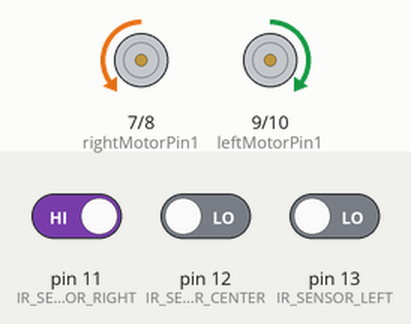
This sketch was run on a simulated Arduino Uno, built with avr-gcc and run on an emulated ATmega328P. On the bench: motor-driver pin pairs drawn as motors (green arrow = first pin HIGH = forward, orange = second pin HIGH = backward, longer = more drive, scaled by the enable pin). The inputs (shaded band) are chosen by the test bench; at power-on: pin 11 (IR_SENSOR_RIGHT) HIGH, pin 12 (IR_SENSOR_CENTER) LOW, pin 13 (IR_SENSOR_LEFT) LOW.

Above: at 1.2 s.
1.3 s: pin 11 (IR_SENSOR_RIGHT) driven LOW
At 2.0 s:
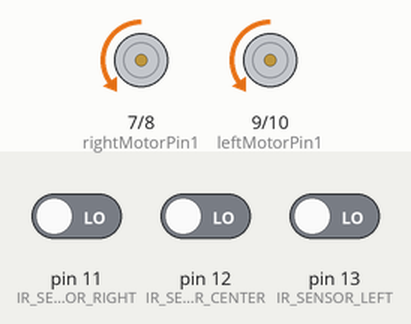
2.8 s: pin 12 (IR_SENSOR_CENTER) driven HIGH
At 3.2 s:
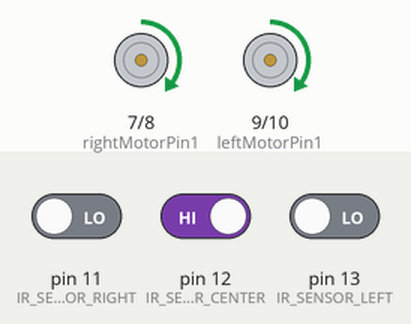
4.3 s: pin 13 (IR_SENSOR_LEFT) driven HIGH
At 5.5 s:
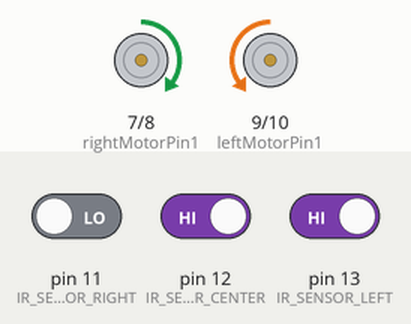
5.8 s: pin 13 (IR_SENSOR_LEFT) driven LOW
At 6.7 s:
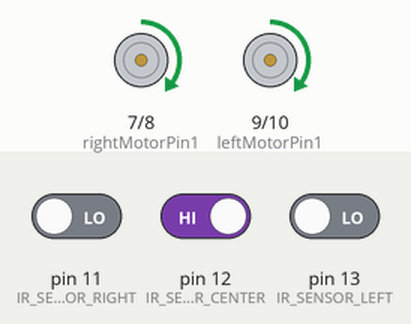
7.3 s: pin 11 (IR_SENSOR_RIGHT) driven HIGH
At 7.8 s:
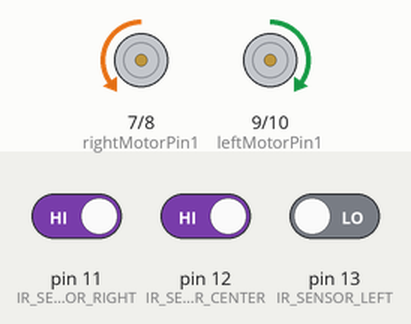
Timing chart, 0 to 9.8 s (numbered marks = the images above; inputs shaded):
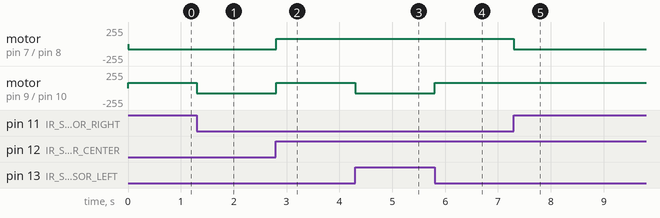

The sketch:

ardino.ino
```cpp
#define IR_SENSOR_LEFT 13
#define IR_SENSOR_CENTER 12
#define IR_SENSOR_RIGHT 11
#define MOTOR_SPEED 80

//Right motor
int enableRightMotor=5;
int rightMotorPin1=7;
int rightMotorPin2=8;

//Left motor
int enableLeftMotor=6;
int leftMotorPin1=9;
int leftMotorPin2=10;

void setup()
{
  //The problem with TT gear motors is that, at very low pwm value it does not even rotate.
  //If we increase the PWM value then it rotates faster and our robot is not controlled in that speed and goes out of line.
  //For that we need to increase the frequency of analogWrite.
  //Below line is important to change the frequency of PWM signal on pin D5 and D6
  //Because of this, motor runs in controlled manner (lower speed) at high PWM value.
  //This sets frequecny as 7812.5 hz.
  TCCR0B = TCCR0B & B11111000 | B00000010 ;

  // put your setup code here, to run once:
  pinMode(enableRightMotor, OUTPUT);
  pinMode(rightMotorPin1, OUTPUT);
  pinMode(rightMotorPin2, OUTPUT);

  pinMode(enableLeftMotor, OUTPUT);
  pinMode(leftMotorPin1, OUTPUT);
  pinMode(leftMotorPin2, OUTPUT);

  pinMode(IR_SENSOR_RIGHT, INPUT);
  pinMode(IR_SENSOR_LEFT, INPUT);
  pinMode(IR_SENSOR_CENTER, INPUT);
  rotateMotor(0,0);
}


void loop()
{

  int rightIRSensorValue = digitalRead(IR_SENSOR_RIGHT);
  int leftIRSensorValue = digitalRead(IR_SENSOR_LEFT);
  int centerIRSensorValue = digitalRead(IR_SENSOR_CENTER);

  //If none of the sensors detects black line, then go straight
  if (rightIRSensorValue == LOW && centerIRSensorValue == LOW && leftIRSensorValue == LOW )
  {
    rotateMotor(-MOTOR_SPEED, -MOTOR_SPEED);
  }
  //If right sensor detects black line, then turn right
  else if (rightIRSensorValue == HIGH && centerIRSensorValue == HIGH && leftIRSensorValue == HIGH )
  {
      rotateMotor(-MOTOR_SPEED, -MOTOR_SPEED);
  }
  //If left sensor detects black line, then turn left
  else if (rightIRSensorValue == LOW && centerIRSensorValue == HIGH && leftIRSensorValue == LOW )
  {
      rotateMotor(MOTOR_SPEED, MOTOR_SPEED);
  }
  else if (rightIRSensorValue == HIGH && centerIRSensorValue == LOW && leftIRSensorValue == HIGH )
  {
      rotateMotor(-MOTOR_SPEED, MOTOR_SPEED);
  }
  else if (rightIRSensorValue == HIGH && centerIRSensorValue == HIGH &&  leftIRSensorValue == LOW)
  {
      rotateMotor(-MOTOR_SPEED, MOTOR_SPEED);
  }
  else if (rightIRSensorValue == LOW && centerIRSensorValue == HIGH &&  leftIRSensorValue == HIGH)
  {
      rotateMotor(MOTOR_SPEED, -MOTOR_SPEED);
  }
  else if (rightIRSensorValue == LOW && centerIRSensorValue == LOW &&  leftIRSensorValue == HIGH)
  {
      rotateMotor(MOTOR_SPEED, -MOTOR_SPEED);
  }
  else if (rightIRSensorValue == HIGH && centerIRSensorValue == LOW &&  leftIRSensorValue == LOW)
  {
      rotateMotor(-MOTOR_SPEED, MOTOR_SPEED);
  }
  //If both the sensors detect black line, then stop
  else
  {
    rotateMotor(0, 0);
  }
}


void rotateMotor(int rightMotorSpeed, int leftMotorSpeed)
{

  if (rightMotorSpeed < 0)
  {
    digitalWrite(rightMotorPin1,LOW);
    digitalWrite(rightMotorPin2,HIGH);
  }
  else if (rightMotorSpeed > 0)
  {
    digitalWrite(rightMotorPin1,HIGH);
    digitalWrite(rightMotorPin2,LOW);
  }
  else
  {
    digitalWrite(rightMotorPin1,LOW);
    digitalWrite(rightMotorPin2,LOW);
  }

  if (leftMotorSpeed < 0)
  {
    digitalWrite(leftMotorPin1,LOW);
    digitalWrite(leftMotorPin2,HIGH);
  }
  else if (leftMotorSpeed > 0)
  {
    digitalWrite(leftMotorPin1,HIGH);
    digitalWrite(leftMotorPin2,LOW);
  }
  else
  {
    digitalWrite(leftMotorPin1,LOW);
    digitalWrite(leftMotorPin2,LOW);
  }
  analogWrite(enableRightMotor, abs(rightMotorSpeed));
  analogWrite(enableLeftMotor, abs(leftMotorSpeed));
}
```

Measured:
- after the input at 1.3 s, motor on pin 9 (leftMotorPin1) / pin 10 (leftMotorPin2): forward 80/255 → backward 80/255 at once
- after the input at 2.8 s, motor on pin 7 (rightMotorPin1) / pin 8 (rightMotorPin2), motor on pin 9 (leftMotorPin1) / pin 10 (leftMotorPin2): backward 80/255 → forward 80/255 at once
- after the input at 4.3 s, motor on pin 9 (leftMotorPin1) / pin 10 (leftMotorPin2): forward 80/255 → backward 80/255 at once
- after the input at 5.8 s, motor on pin 9 (leftMotorPin1) / pin 10 (leftMotorPin2): backward 80/255 → forward 80/255 at once
- after the input at 7.3 s, motor on pin 7 (rightMotorPin1) / pin 8 (rightMotorPin2): forward 80/255 → backward 80/255 at once
